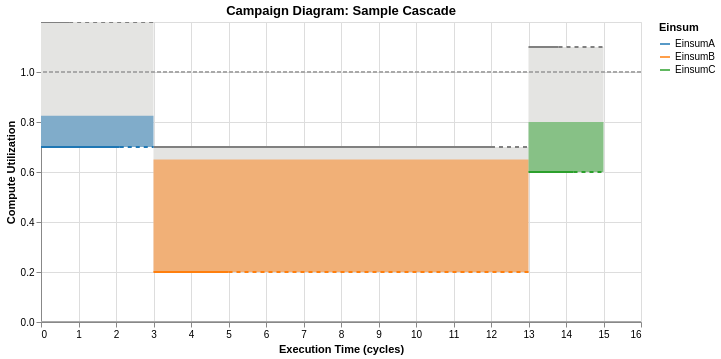

Here is the notebook cell this chart was saved with:
### Markdown cell above
To create a basic Campaign Diagram, call `CampaignDiagram` on the cascade.  
Then call `draw()` to display the diagram, and `interactive()` to view the figure interactively.

### Code cell
campaign_diagram1 = CampaignDiagram(cascade1)
campaign_diagram1.draw().interactive()

### Figure 1 — Vega-Lite specification as saved in the notebook (floating-point values rounded to 4 significant figures)
{"config": {"view": {"continuousWidth": 300, "continuousHeight": 300}}, "layer": [{"layer": [{"layer": [{"layer": [{"mark": {"type": "rect", "color": "#E4E4E2"}, "encoding": {"tooltip": [{"field": "Einsum", "type": "nominal"}, {"field": "runtime", "type": "quantitative"}, {"field": "og_runtime", "type": "quantitative"}, {"field": "Memory_Utilization", "type": "quantitative"}, {"field": "Compute_Utilization", "type": "quantitative"}, {"field": "Compute_Utilization_plot", "type": "quantitative"}, {"field": "fusion_group", "type": "nominal"}, {"field": "memory_well", "type": "quantitative"}, {"field": "full_End_Time", "type": "quantitative"}, {"field": "throttled_duration", "type": "quantitative"}, {"field": "mem_throttled_duration", "type": "quantitative"}, {"field": "comp_throttled_duration", "type": "quantitative"}, {"field": "comp_perc", "type": "quantitative"}, {"field": "bw_perc", "type": "quantitative"}, {"field": "compute_type", "type": "nominal"}, {"field": "memory_type", "type": "nominal"}], "x": {"field": "Time_Stamp", "type": "quantitative"}, "x2": {"field": "full_End_Time"}, "y": {"field": "compute_limit_bot", "type": "quantitative"}, "y2": {"field": "compute_limit_top"}}, "name": "view_e81b8c8e3659dcfc_0", "transform": [{"calculate": "datum.Compute_Utilization_plot + 0.5 * datum.memory_well", "as": "compute_limit_top"}, {"calculate": "datum.Compute_Utilization_plot", "as": "compute_limit_bot"}, {"calculate": "datum.Compute_Utilization_plot", "as": "y1"}, {"calculate": "datum.Compute_Utilization_plot + datum.Memory_Utilization * 0.5", "as": "y2"}]}, {"mark": {"type": "rule", "color": "gray", "size": 2, "strokeDash": [0, 0]}, "encoding": {"tooltip": [{"field": "Einsum", "type": "nominal"}, {"field": "runtime", "type": "quantitative"}, {"field": "og_runtime", "type": "quantitative"}, {"field": "Memory_Utilization", "type": "quantitative"}, {"field": "Compute_Utilization", "type": "quantitative"}, {"field": "Compute_Utilization_plot", "type": "quantitative"}, {"field": "fusion_group", "type": "nominal"}, {"field": "memory_well", "type": "quantitative"}, {"field": "full_End_Time", "type": "quantitative"}, {"field": "throttled_duration", "type": "quantitative"}, {"field": "mem_throttled_duration", "type": "quantitative"}, {"field": "comp_throttled_duration", "type": "quantitative"}, {"field": "comp_perc", "type": "quantitative"}, {"field": "bw_perc", "type": "quantitative"}, {"field": "compute_type", "type": "nominal"}, {"field": "memory_type", "type": "nominal"}], "x": {"field": "Time_Stamp", "type": "quantitative"}, "x2": {"field": "mb_End_Time"}, "y": {"field": "compute_limit_top", "type": "quantitative"}}, "transform": [{"calculate": "datum.Compute_Utilization_plot + 0.5 * datum.memory_well", "as": "compute_limit_top"}, {"calculate": "datum.Compute_Utilization_plot", "as": "compute_limit_bot"}, {"calculate": "datum.Compute_Utilization_plot", "as": "y1"}, {"calculate": "datum.Compute_Utilization_plot + datum.Memory_Utilization * 0.5", "as": "y2"}]}]}, {"mark": {"type": "rect", "opacity": 0.5}, "encoding": {"color": {"field": "Einsum", "legend": null, "scale": {"domain": ["EinsumA", "EinsumB", "EinsumC"], "range": ["#1f77b4", "#ff7f0e", "#2ca02c"]}, "sort": ["EinsumA", "EinsumB", "EinsumC"], "type": "nominal"}, "tooltip": [{"field": "Einsum", "type": "nominal"}, {"field": "runtime", "type": "quantitative"}, {"field": "og_runtime", "type": "quantitative"}, {"field": "Memory_Utilization", "type": "quantitative"}, {"field": "Compute_Utilization", "type": "quantitative"}, {"field": "Compute_Utilization_plot", "type": "quantitative"}, {"field": "fusion_group", "type": "nominal"}, {"field": "memory_well", "type": "quantitative"}, {"field": "full_End_Time", "type": "quantitative"}, {"field": "throttled_duration", "type": "quantitative"}, {"field": "mem_throttled_duration", "type": "quantitative"}, {"field": "comp_throttled_duration", "type": "quantitative"}, {"field": "comp_perc", "type": "quantitative"}, {"field": "bw_perc", "type": "quantitative"}, {"field": "compute_type", "type": "nominal"}, {"field": "memory_type", "type": "nominal"}], "x": {"field": "Time_Stamp", "type": "quantitative"}, "x2": {"field": "full_End_Time"}, "y": {"field": "y1", "type": "quantitative"}, "y2": {"field": "y2"}}, "transform": [{"calculate": "datum.Compute_Utilization_plot + 0.5 * datum.memory_well", "as": "compute_limit_top"}, {"calculate": "datum.Compute_Utilization_plot", "as": "compute_limit_bot"}, {"calculate": "datum.Compute_Utilization_plot", "as": "y1"}, {"calculate": "datum.Compute_Utilization_plot + datum.Memory_Utilization * 0.5", "as": "y2"}]}, {"mark": {"type": "line", "interpolate": "step-after", "size": 2}, "encoding": {"color": {"field": "Einsum", "legend": null, "scale": {"domain": ["EinsumA", "EinsumB", "EinsumC"], "range": ["#1f77b4", "#ff7f0e", "#2ca02c"]}, "sort": ["EinsumA", "EinsumB", "EinsumC"], "type": "nominal"}, "tooltip": [{"field": "Einsum", "type": "nominal"}, {"field": "runtime", "type": "quantitative"}, {"field": "og_runtime", "type": "quantitative"}, {"field": "Memory_Utilization", "type": "quantitative"}, {"field": "Compute_Utilization", "type": "quantitative"}, {"field": "Compute_Utilization_plot", "type": "quantitative"}, {"field": "fusion_group", "type": "nominal"}, {"field": "memory_well", "type": "quantitative"}, {"field": "full_End_Time", "type": "quantitative"}, {"field": "throttled_duration", "type": "quantitative"}, {"field": "mem_throttled_duration", "type": "quantitative"}, {"field": "comp_throttled_duration", "type": "quantitative"}, {"field": "comp_perc", "type": "quantitative"}, {"field": "bw_perc", "type": "quantitative"}, {"field": "compute_type", "type": "nominal"}, {"field": "memory_type", "type": "nominal"}], "x": {"field": "Time_Stamp", "type": "quantitative"}, "x2": {"field": "cb_End_Time"}, "y": {"axis": {"labelExpr": "format(datum.value, '.1f')", "title": "Compute Utilization", "values": [0, 0.2, 0.4, 0.6, 0.8, 1.0]}, "field": "Compute_Utilization_plot", "scale": {"domain": [0, 1.2]}, "title": "Compute Utilization", "type": "quantitative"}}, "transform": [{"calculate": "datum.Compute_Utilization_plot + 0.5 * datum.memory_well", "as": "compute_limit_top"}, {"calculate": "datum.Compute_Utilization_plot", "as": "compute_limit_bot"}, {"calculate": "datum.Compute_Utilization_plot", "as": "y1"}, {"calculate": "datum.Compute_Utilization_plot + datum.Memory_Utilization * 0.5", "as": "y2"}]}, {"mark": {"type": "rule", "color": "gray", "size": 2, "strokeDash": [4, 4]}, "encoding": {"tooltip": [{"field": "Einsum", "type": "nominal"}, {"field": "runtime", "type": "quantitative"}, {"field": "og_runtime", "type": "quantitative"}, {"field": "Memory_Utilization", "type": "quantitative"}, {"field": "Compute_Utilization", "type": "quantitative"}, {"field": "Compute_Utilization_plot", "type": "quantitative"}, {"field": "fusion_group", "type": "nominal"}, {"field": "memory_well", "type": "quantitative"}, {"field": "full_End_Time", "type": "quantitative"}, {"field": "throttled_duration", "type": "quantitative"}, {"field": "mem_throttled_duration", "type": "quantitative"}, {"field": "comp_throttled_duration", "type": "quantitative"}, {"field": "comp_perc", "type": "quantitative"}, {"field": "bw_perc", "type": "quantitative"}, {"field": "compute_type", "type": "nominal"}, {"field": "memory_type", "type": "nominal"}], "x": {"field": "mb_End_Time", "type": "quantitative"}, "x2": {"field": "full_End_Time"}, "y": {"field": "compute_limit_top", "type": "quantitative"}}, "transform": [{"calculate": "datum.Compute_Utilization_plot + 0.5 * datum.memory_well", "as": "compute_limit_top"}, {"calculate": "datum.Compute_Utilization_plot", "as": "compute_limit_bot"}, {"calculate": "datum.Compute_Utilization_plot", "as": "y1"}, {"calculate": "datum.Compute_Utilization_plot + datum.Memory_Utilization * 0.5", "as": "y2"}]}, {"data": {"name": "data-58513c3f7f2ed5a7aa501408009bf5e5"}, "mark": {"type": "rule", "size": 2, "strokeDash": [4, 4]}, "encoding": {"color": {"field": "Einsum", "legend": null, "scale": {"domain": ["EinsumA", "EinsumB", "EinsumC"], "range": ["#1f77b4", "#ff7f0e", "#2ca02c"]}, "sort": ["EinsumA", "EinsumB", "EinsumC"], "type": "nominal"}, "tooltip": [{"field": "Einsum", "type": "nominal"}, {"field": "x", "type": "quantitative"}, {"field": "x2", "type": "quantitative"}], "x": {"field": "x", "type": "quantitative"}, "x2": {"field": "x2"}, "y": {"field": "y", "type": "quantitative"}}}], "data": {"name": "data-39fc3809a14fed9a39509a4b1327930c"}, "encoding": {"x": {"field": "Time_Stamp", "title": "Execution Time (cycles)", "type": "quantitative"}}, "resolve": {"scale": {"color": "independent"}}}, {"data": {"name": "data-62270e77d641448c13ff0a9fcf3e6578"}, "mark": {"type": "rule", "color": "darkgray", "size": 2, "strokeDash": [4, 2]}, "encoding": {"y": {"field": "y", "type": "quantitative"}}}]}, {"data": {"name": "data-87e69d7a9d7ae5b02a22f807b2d20c57"}, "mark": {"type": "rule", "color": "darkgray", "size": 2, "strokeDash": [0, 0]}, "encoding": {"y": {"field": "y", "type": "quantitative"}}}, {"data": {"name": "data-9145d7b3939a01dab6b165bf595666f4"}, "mark": {"type": "line", "opacity": 0}, "encoding": {"color": {"field": "Einsum", "legend": {"title": "Einsum"}, "scale": {"domain": ["EinsumA", "EinsumB", "EinsumC"], "range": ["#1f77b4", "#ff7f0e", "#2ca02c"]}, "sort": ["EinsumA", "EinsumB", "EinsumC"], "type": "nominal"}}}], "height": 300, "params": [{"name": "param_1e9efca18e7a2868", "select": {"type": "interval", "encodings": ["x", "y"]}, "bind": "scales", "views": ["view_e81b8c8e3659dcfc_0"]}], "title": "Campaign Diagram: Sample Cascade", "width": 600, "$schema": "https://vega.github.io/schema/vega-lite/v6.4.1.json", "datasets": {"data-39fc3809a14fed9a39509a4b1327930c": [{"Einsum": "EinsumA", "fusion_group": null, "fusion_type": "NONE", "Starting_Time": 0.0, "Time_Stamp": 0.0, "End_Time": 2.1, "cb_End_Time": 2.1, "mb_End_Time": 0.75, "full_End_Time": 3.0, "runtime": 3, "og_runtime": 3, "Compute_Utilization": 0.7, "Compute_Utilization_plot": 0.7, "Memory_Utilization": 0.25, "Memory_Utilization_plot": 0.25, "memory_well": 1.0, "cutil_start": 0.0, "mutil_start": 0.0, "compute_color": "#332288", "bw_color": "#9990C3", "throttled": true, "throttled_duration": 0.9, "mem_throttled_duration": 2.25, "comp_throttled_duration": 0.9, "comp_perc": 1.0, "bw_perc": 1.0, "compute_type": "Compute Pool", "memory_type": "Memory Pool"}, {"Einsum": "EinsumB", "fusion_group": null, "fusion_type": "NONE", "Starting_Time": 3.0, "Time_Stamp": 3.0, "End_Time": 12.0, "cb_End_Time": 5.0, "mb_End_Time": 12.0, "full_End_Time": 13.0, "runtime": 10, "og_runtime": 10, "Compute_Utilization": 0.2, "Compute_Utilization_plot": 0.2, "Memory_Utilization": 0.9, "Memory_Utilization_plot": 0.9, "memory_well": 1.0, "cutil_start": 0.0, "mutil_start": 0.0, "compute_color": "#117733", "bw_color": "#88BB99", "throttled": true, "throttled_duration": 1.0, "mem_throttled_duration": 1.0, "comp_throttled_duration": 8.0, "comp_perc": 1.0, "bw_perc": 1.0, "compute_type": "Compute Pool", "memory_type": "Memory Pool"}, {"Einsum": "EinsumC", "fusion_group": null, "fusion_type": "NONE", "Starting_Time": 13.0, "Time_Stamp": 13.0, "End_Time": 14.2, "cb_End_Time": 14.2, "mb_End_Time": 13.8, "full_End_Time": 15.0, "runtime": 2, "og_runtime": 2, "Compute_Utilization": 0.6, "Compute_Utilization_plot": 0.6, "Memory_Utilization": 0.4, "Memory_Utilization_plot": 0.4, "memory_well": 1.0, "cutil_start": 0.0, "mutil_start": 0.0, "compute_color": "#882255", "bw_color": "#C390AA", "throttled": true, "throttled_duration": 0.8, "mem_throttled_duration": 1.2, "comp_throttled_duration": 0.8, "comp_perc": 1.0, "bw_perc": 1.0, "compute_type": "Compute Pool", "memory_type": "Memory Pool"}], "data-58513c3f7f2ed5a7aa501408009bf5e5": [{"Einsum": "EinsumA", "x": 2.1, "x2": 3.0, "y": 0.7, "color": "#332288"}, {"Einsum": "EinsumB", "x": 5.0, "x2": 13.0, "y": 0.2, "color": "#117733"}, {"Einsum": "EinsumC", "x": 14.2, "x2": 15.0, "y": 0.6, "color": "#882255"}], "data-62270e77d641448c13ff0a9fcf3e6578": [{"y": 1.0}], "data-87e69d7a9d7ae5b02a22f807b2d20c57": [{"y": 0.0}], "data-9145d7b3939a01dab6b165bf595666f4": [{"Einsum": "EinsumA", "fusion_group": null, "fusion_type": "NONE", "Starting_Time": 0.0, "Time_Stamp": 0.0, "End_Time": 2.1, "cb_End_Time": 2.1, "mb_End_Time": 0.75, "full_End_Time": 3.0, "runtime": 3, "og_runtime": 3, "Compute_Utilization": 0.7, "Compute_Utilization_plot": 0.7, "Memory_Utilization": 0.25, "Memory_Utilization_plot": 0.25, "memory_well": 1.0, "cutil_start": 0.0, "mutil_start": 0.0, "compute_color": "#332288", "bw_color": "#9990C3", "throttled": true, "throttled_duration": 0.9, "mem_throttled_duration": 2.25, "comp_throttled_duration": 0.9, "comp_perc": 1.0, "bw_perc": 1.0, "compute_type": "Compute Pool", "memory_type": "Memory Pool"}]}}
